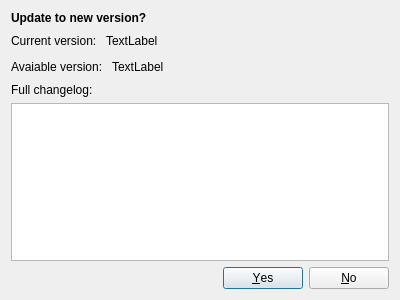
<?xml version="1.0" encoding="UTF-8"?>
<ui version="4.0">
 <class>UpdateDialog</class>
 <widget class="QDialog" name="UpdateDialog">
  <property name="geometry">
   <rect>
    <x>0</x>
    <y>0</y>
    <width>400</width>
    <height>300</height>
   </rect>
  </property>
  <property name="windowTitle">
   <string>QImageViewer - New update</string>
  </property>
  <property name="windowIcon">
   <iconset resource="resources.qrc">
    <normaloff>:/res/icon.png</normaloff>:/res/icon.png</iconset>
  </property>
  <layout class="QVBoxLayout" name="verticalLayout">
   <item>
    <widget class="QLabel" name="label_4">
     <property name="font">
      <font>
       <weight>75</weight>
       <bold>true</bold>
      </font>
     </property>
     <property name="text">
      <string>Update to new version?</string>
     </property>
    </widget>
   </item>
   <item>
    <layout class="QHBoxLayout" name="horizontalLayout">
     <item>
      <widget class="QLabel" name="label">
       <property name="text">
        <string>Current version: </string>
       </property>
      </widget>
     </item>
     <item>
      <widget class="QLabel" name="currentVersionLabel">
       <property name="text">
        <string>TextLabel</string>
       </property>
      </widget>
     </item>
     <item>
      <spacer name="horizontalSpacer">
       <property name="orientation">
        <enum>Qt::Horizontal</enum>
       </property>
       <property name="sizeHint" stdset="0">
        <size>
         <width>40</width>
         <height>20</height>
        </size>
       </property>
      </spacer>
     </item>
    </layout>
   </item>
   <item>
    <layout class="QHBoxLayout" name="horizontalLayout_2">
     <item>
      <widget class="QLabel" name="label_2">
       <property name="text">
        <string>Avaiable version: </string>
       </property>
      </widget>
     </item>
     <item>
      <widget class="QLabel" name="avaiableVersionLabel">
       <property name="text">
        <string>TextLabel</string>
       </property>
      </widget>
     </item>
     <item>
      <spacer name="horizontalSpacer_2">
       <property name="orientation">
        <enum>Qt::Horizontal</enum>
       </property>
       <property name="sizeHint" stdset="0">
        <size>
         <width>40</width>
         <height>20</height>
        </size>
       </property>
      </spacer>
     </item>
    </layout>
   </item>
   <item>
    <widget class="QLabel" name="label_3">
     <property name="text">
      <string>Full changelog:</string>
     </property>
    </widget>
   </item>
   <item>
    <widget class="QTextBrowser" name="textBrowser"/>
   </item>
   <item>
    <widget class="QDialogButtonBox" name="buttonBox">
     <property name="orientation">
      <enum>Qt::Horizontal</enum>
     </property>
     <property name="standardButtons">
      <set>QDialogButtonBox::No|QDialogButtonBox::Yes</set>
     </property>
    </widget>
   </item>
  </layout>
 </widget>
 <resources>
  <include location="resources.qrc"/>
 </resources>
 <connections>
  <connection>
   <sender>buttonBox</sender>
   <signal>accepted()</signal>
   <receiver>UpdateDialog</receiver>
   <slot>accept()</slot>
   <hints>
    <hint type="sourcelabel">
     <x>248</x>
     <y>254</y>
    </hint>
    <hint type="destinationlabel">
     <x>157</x>
     <y>274</y>
    </hint>
   </hints>
  </connection>
  <connection>
   <sender>buttonBox</sender>
   <signal>rejected()</signal>
   <receiver>UpdateDialog</receiver>
   <slot>reject()</slot>
   <hints>
    <hint type="sourcelabel">
     <x>316</x>
     <y>260</y>
    </hint>
    <hint type="destinationlabel">
     <x>286</x>
     <y>274</y>
    </hint>
   </hints>
  </connection>
 </connections>
</ui>
